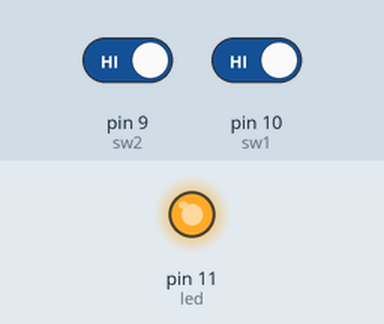
Simulated run of this sketch. Board: Arduino Uno, built with avr-gcc and run on an emulated ATmega328P. Shown: output pins drawn as LEDs (lit = HIGH). The test bench sets the inputs (shaded band); at power-on: pin 9 (sw2) HIGH, pin 10 (sw1) HIGH.

Above: at 1.3 s.
1.4 s: pin 9 (sw2) driven LOW and pin 10 (sw1) driven LOW
At 2.3 s:
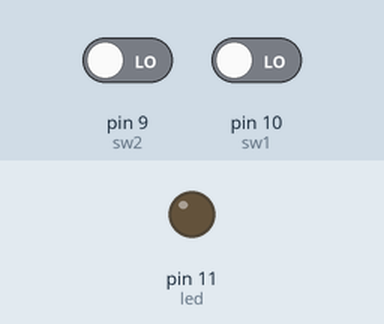
3.0 s: pin 9 (sw2) driven HIGH
At 3.5 s:
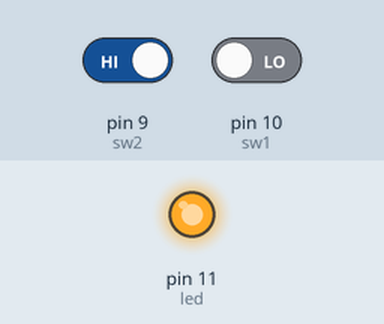
4.5 s: pin 9 (sw2) driven LOW
At 5.8 s:
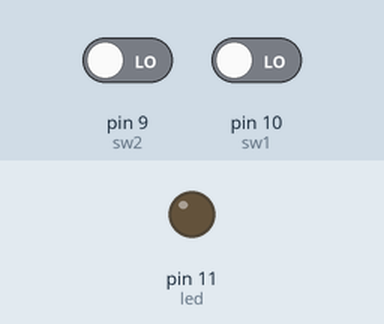
Timing chart, 0 to 7.5 s (numbered marks = the images above; inputs shaded):
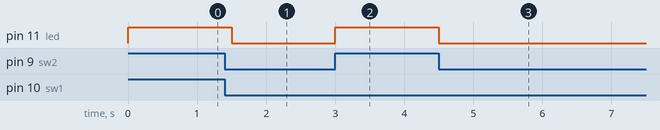

The sketch:

UNI2_Prog_compuera_OR.ino
```cpp
int sw1 = 10;
int sw2 = 9;
int led = 11;
byte n1,n2;

void setup() {
  pinMode(sw1, INPUT_PULLUP);
  pinMode(sw2, INPUT_PULLUP);
  pinMode(led, OUTPUT);
  Serial.begin(9600);
}


void loop() {

     n1= digitalRead(sw1);
     n2= digitalRead(sw2);

     digitalWrite(led, n1==1|| n2==1?1:0);


  delay(250);
}

//Tarea (Programa).- Simulación de la Compuerta XOR con entrada de datos por "switch" y representación
//del resultado en un LED
```

Measured:
- after the input at 1.4 s, pin 11 (led): HIGH → LOW after 0.10 s
- after the input at 3.0 s, pin 11 (led): LOW → HIGH at once
- after the input at 4.5 s, pin 11 (led): HIGH → LOW at once
